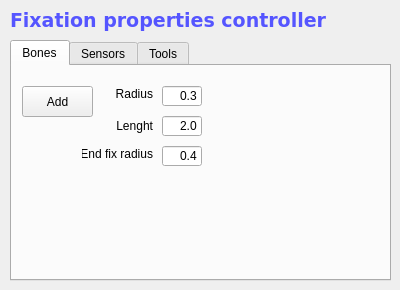
<?xml version="1.0" encoding="UTF-8"?>
<ui version="4.0">
 <class>FixationProperties</class>
 <widget class="QWidget" name="FixationProperties">
  <property name="geometry">
   <rect>
    <x>0</x>
    <y>0</y>
    <width>400</width>
    <height>290</height>
   </rect>
  </property>
  <property name="windowTitle">
   <string>Form</string>
  </property>
  <widget class="QLabel" name="label">
   <property name="geometry">
    <rect>
     <x>10</x>
     <y>10</y>
     <width>331</width>
     <height>21</height>
    </rect>
   </property>
   <property name="font">
    <font>
     <family>Verdana</family>
     <pointsize>14</pointsize>
     <weight>75</weight>
     <bold>true</bold>
     <underline>false</underline>
    </font>
   </property>
   <property name="styleSheet">
    <string notr="true">color: rgb(85, 85, 255);</string>
   </property>
   <property name="text">
    <string>Fixation properties controller</string>
   </property>
  </widget>
  <widget class="QTabWidget" name="tabWidget_2">
   <property name="geometry">
    <rect>
     <x>10</x>
     <y>40</y>
     <width>381</width>
     <height>241</height>
    </rect>
   </property>
   <property name="currentIndex">
    <number>0</number>
   </property>
   <widget class="QWidget" name="tab">
    <attribute name="icon">
     <iconset resource="../../../ressources/ressources.qrc">
      <normaloff>:/img/icons/bone</normaloff>:/img/icons/bone</iconset>
    </attribute>
    <attribute name="title">
     <string>Bones</string>
    </attribute>
    <widget class="QLineEdit" name="leAddBoneRadius">
     <property name="geometry">
      <rect>
       <x>150</x>
       <y>20</y>
       <width>40</width>
       <height>20</height>
      </rect>
     </property>
     <property name="text">
      <string>0.3</string>
     </property>
     <property name="alignment">
      <set>Qt::AlignRight|Qt::AlignTrailing|Qt::AlignVCenter</set>
     </property>
    </widget>
    <widget class="QLineEdit" name="leAddBoneEndFixRadius">
     <property name="enabled">
      <bool>true</bool>
     </property>
     <property name="geometry">
      <rect>
       <x>150</x>
       <y>80</y>
       <width>40</width>
       <height>20</height>
      </rect>
     </property>
     <property name="text">
      <string>0.4</string>
     </property>
     <property name="alignment">
      <set>Qt::AlignRight|Qt::AlignTrailing|Qt::AlignVCenter</set>
     </property>
    </widget>
    <widget class="QLabel" name="label_3">
     <property name="geometry">
      <rect>
       <x>90</x>
       <y>50</y>
       <width>51</width>
       <height>20</height>
      </rect>
     </property>
     <property name="text">
      <string>Lenght</string>
     </property>
     <property name="alignment">
      <set>Qt::AlignRight|Qt::AlignTrailing|Qt::AlignVCenter</set>
     </property>
    </widget>
    <widget class="QLineEdit" name="leAddBoneLenght">
     <property name="geometry">
      <rect>
       <x>150</x>
       <y>50</y>
       <width>40</width>
       <height>20</height>
      </rect>
     </property>
     <property name="text">
      <string>2.0</string>
     </property>
     <property name="alignment">
      <set>Qt::AlignRight|Qt::AlignTrailing|Qt::AlignVCenter</set>
     </property>
    </widget>
    <widget class="QLabel" name="label_4">
     <property name="geometry">
      <rect>
       <x>70</x>
       <y>80</y>
       <width>71</width>
       <height>16</height>
      </rect>
     </property>
     <property name="text">
      <string>End fix radius</string>
     </property>
     <property name="alignment">
      <set>Qt::AlignRight|Qt::AlignTrailing|Qt::AlignVCenter</set>
     </property>
    </widget>
    <widget class="QLabel" name="label_2">
     <property name="geometry">
      <rect>
       <x>100</x>
       <y>20</y>
       <width>41</width>
       <height>16</height>
      </rect>
     </property>
     <property name="text">
      <string>Radius</string>
     </property>
     <property name="alignment">
      <set>Qt::AlignRight|Qt::AlignTrailing|Qt::AlignVCenter</set>
     </property>
    </widget>
    <widget class="QPushButton" name="pbAddBone">
     <property name="geometry">
      <rect>
       <x>10</x>
       <y>20</y>
       <width>71</width>
       <height>31</height>
      </rect>
     </property>
     <property name="text">
      <string>Add</string>
     </property>
     <property name="icon">
      <iconset resource="../../../ressources/ressources.qrc">
       <normaloff>:/img/icons/bone_add</normaloff>:/img/icons/bone_add</iconset>
     </property>
    </widget>
   </widget>
   <widget class="QWidget" name="tab_3">
    <attribute name="icon">
     <iconset resource="../../../ressources/ressources.qrc">
      <normaloff>:/img/icons/sensor</normaloff>:/img/icons/sensor</iconset>
    </attribute>
    <attribute name="title">
     <string>Sensors</string>
    </attribute>
    <widget class="QPushButton" name="pbAddSensor">
     <property name="geometry">
      <rect>
       <x>10</x>
       <y>20</y>
       <width>71</width>
       <height>31</height>
      </rect>
     </property>
     <property name="text">
      <string>Add</string>
     </property>
     <property name="icon">
      <iconset resource="../../../ressources/ressources.qrc">
       <normaloff>:/img/icons/sensor_add</normaloff>:/img/icons/sensor_add</iconset>
     </property>
    </widget>
    <widget class="QComboBox" name="comboBox">
     <property name="geometry">
      <rect>
       <x>90</x>
       <y>20</y>
       <width>271</width>
       <height>31</height>
      </rect>
     </property>
     <item>
      <property name="text">
       <string>Position sensor</string>
      </property>
     </item>
     <item>
      <property name="text">
       <string>Gyroscope sensor</string>
      </property>
     </item>
     <item>
      <property name="text">
       <string>Contact sensor</string>
      </property>
     </item>
    </widget>
   </widget>
   <widget class="QWidget" name="tab_4">
    <attribute name="icon">
     <iconset resource="../../../ressources/ressources.qrc">
      <normaloff>:/img/icons/wrench</normaloff>:/img/icons/wrench</iconset>
    </attribute>
    <attribute name="title">
     <string>Tools</string>
    </attribute>
    <widget class="QPushButton" name="pbFixInTheAir">
     <property name="geometry">
      <rect>
       <x>10</x>
       <y>50</y>
       <width>111</width>
       <height>31</height>
      </rect>
     </property>
     <property name="text">
      <string>Fix / unfix in the air</string>
     </property>
    </widget>
    <widget class="QLineEdit" name="leX">
     <property name="geometry">
      <rect>
       <x>10</x>
       <y>20</y>
       <width>51</width>
       <height>20</height>
      </rect>
     </property>
     <property name="text">
      <string>0</string>
     </property>
     <property name="alignment">
      <set>Qt::AlignRight|Qt::AlignTrailing|Qt::AlignVCenter</set>
     </property>
    </widget>
    <widget class="QLineEdit" name="leY">
     <property name="geometry">
      <rect>
       <x>70</x>
       <y>20</y>
       <width>51</width>
       <height>20</height>
      </rect>
     </property>
     <property name="text">
      <string>0</string>
     </property>
     <property name="alignment">
      <set>Qt::AlignRight|Qt::AlignTrailing|Qt::AlignVCenter</set>
     </property>
    </widget>
    <widget class="QPushButton" name="pbSetPosition">
     <property name="geometry">
      <rect>
       <x>130</x>
       <y>50</y>
       <width>111</width>
       <height>31</height>
      </rect>
     </property>
     <property name="text">
      <string>Set position</string>
     </property>
    </widget>
    <widget class="QLineEdit" name="leZ">
     <property name="geometry">
      <rect>
       <x>130</x>
       <y>20</y>
       <width>51</width>
       <height>20</height>
      </rect>
     </property>
     <property name="text">
      <string>0</string>
     </property>
     <property name="alignment">
      <set>Qt::AlignRight|Qt::AlignTrailing|Qt::AlignVCenter</set>
     </property>
    </widget>
   </widget>
  </widget>
 </widget>
 <resources>
  <include location="../../../ressources/ressources.qrc"/>
 </resources>
 <connections/>
</ui>
